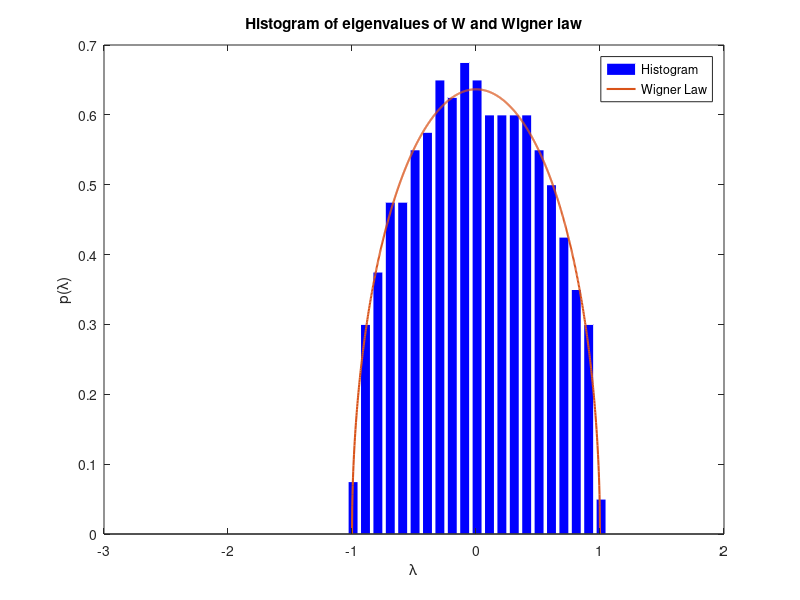

The MATLAB source for this figure:


% Wigner's semicircle law

clear; clc;
n=400;
W=zeros(n,n);

for j=1:n
    for i=1:j
     W(i,j)= sqrt(1/(4*n))*randn;     
     W(j,i)=W(i,j);   
    end
    
end

t=-1:2/1000:1;
wigner_law=(2/pi).*sqrt(1-t.^2);

evals=eig(W);

x0=min(evals)-1; binsize=0.1; xf=max(evals)+1;
xspan=[x0:binsize:xf]; 

figure()
h=hist(evals,xspan);          
hn=h/(length(evals)*binsize);
bar(xspan,hn);               
hhh = findobj(gca,'Type','patch');
set(hhh,'FaceColor','b','EdgeColor','w')

hold on
plot(t,wigner_law,'LineWidth',1.5)
title('Histogram of eigenvalues of W and Wigner law')
xlabel('\lambda')
ylabel('p(\lambda)')
legend('Histogram','Wigner Law')

%Part(b)


